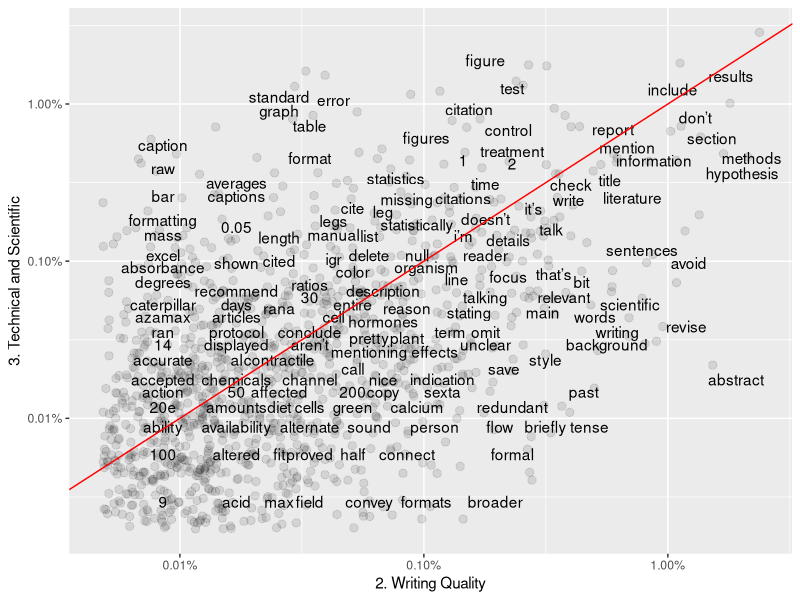
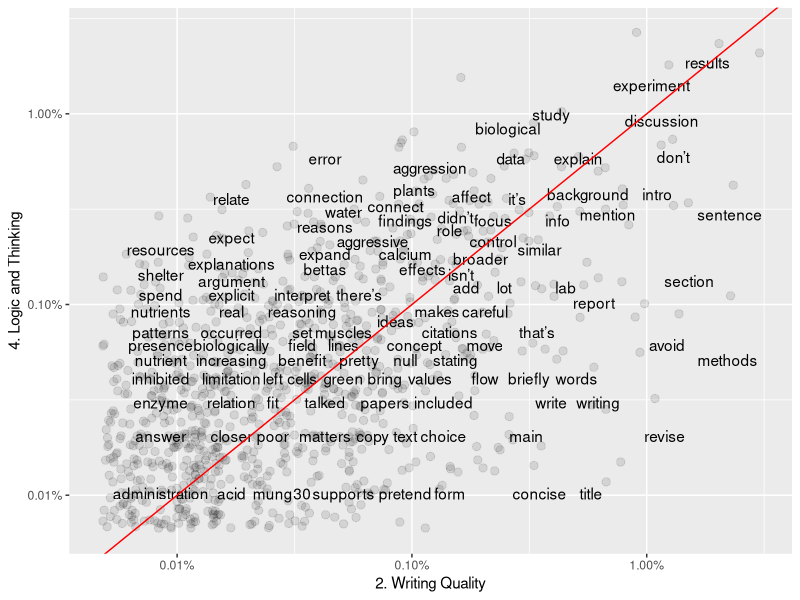
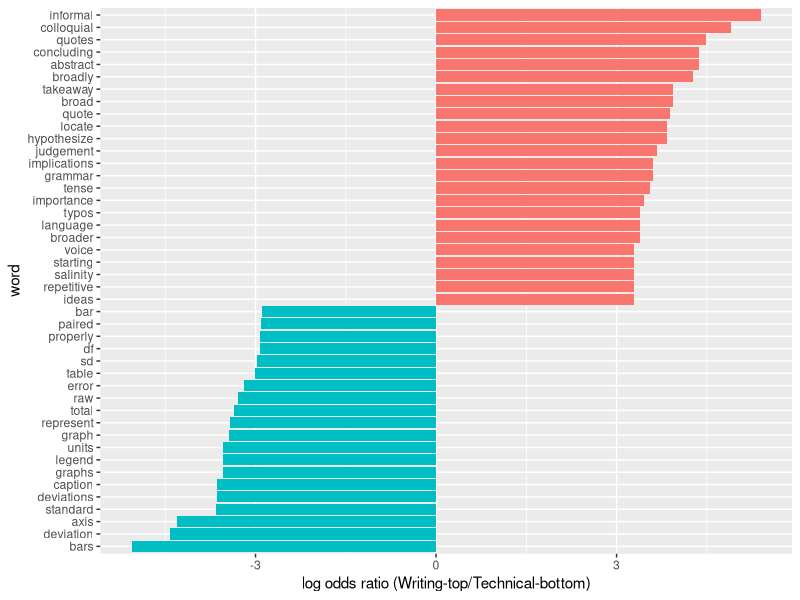
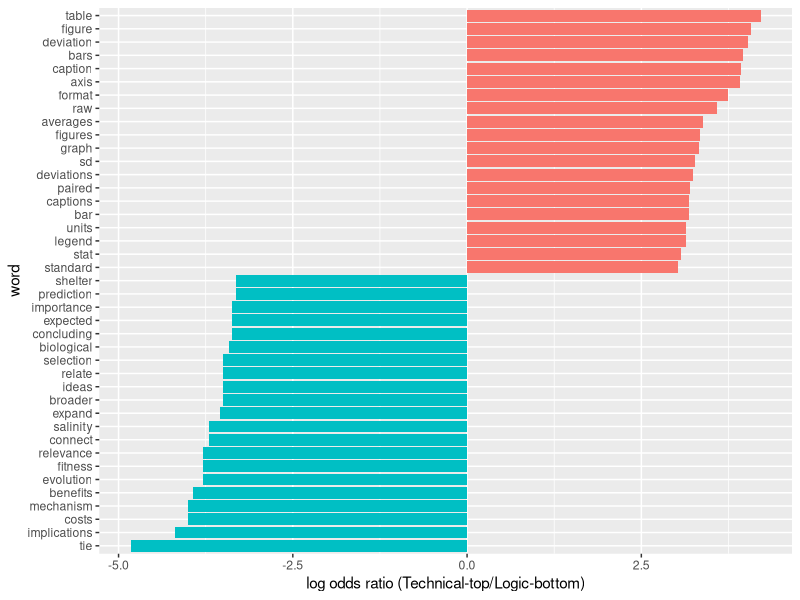
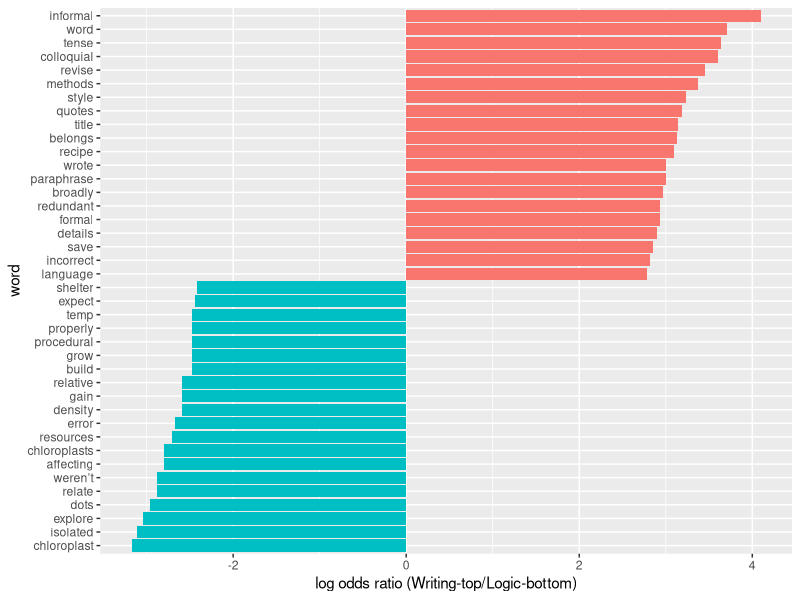
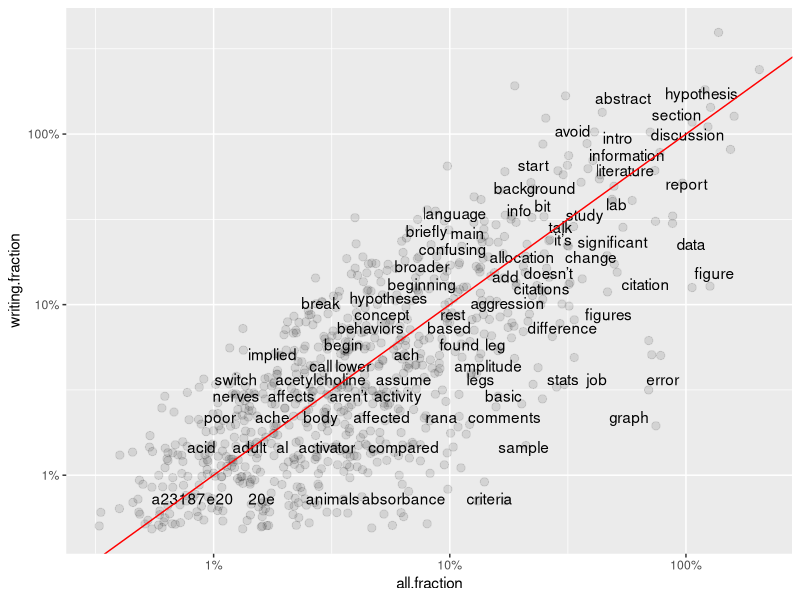
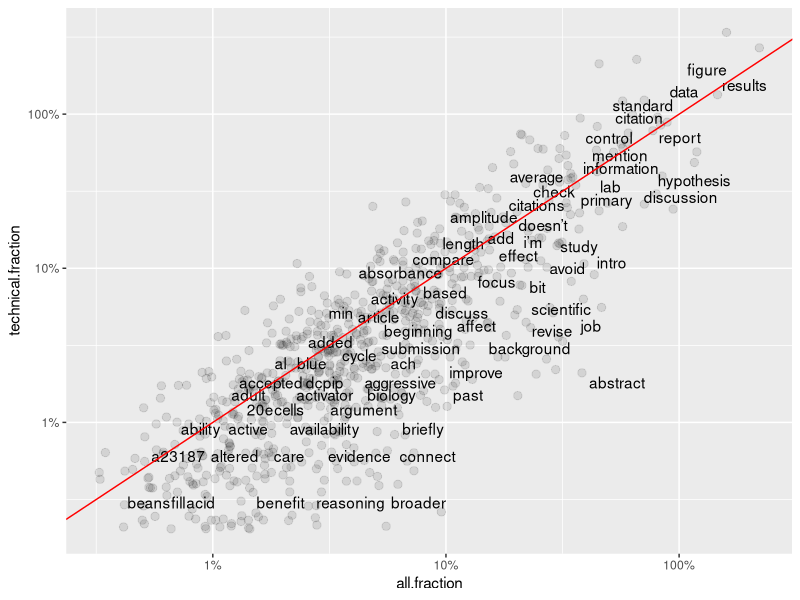
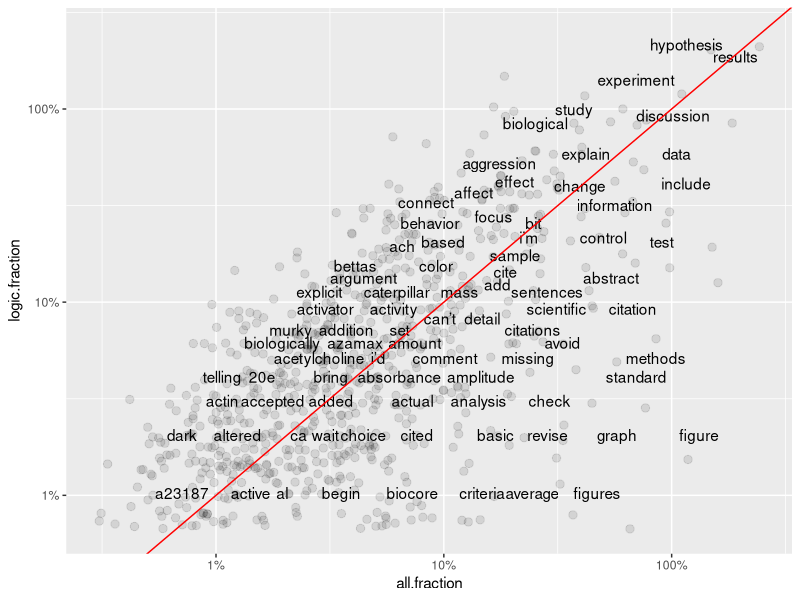

Write R code to recreate these figures, in order.
## ---- chunk 1

## ---- chunk 2
# Call in tidyverse, other required libraries.
library(tidyverse)
library(tidytext)
library(dplyr)
library(tidyr)
library(ggplot2)
library(scales)
## ---- chunk 3
#This block reads in the full CSV into a starting dataframe named "base_data".
#Subsequent analyses call in subsets of "base_data".
base_data <- read_csv(file='data/coded_full_comments_dataset_Spring18anon.csv')
## ---- chunk 4
#"Course" column should only have entries that correspond to 113, 114, 214, NA. 
unique(base_data$course)
## ---- chunk 5
#Entries in "TAs" column should match the anonymous IDs that correspond to the TAs assigned to the relevant courses in the semester being analyzed. 
#If there are incorrect or extra anonymous IDs in this list, the mostly likely source of the error is improper de-identification of the Excel file prior to import.
unique(base_data$ta)
## ---- chunk 6
#"Lab" should only have entries that match the limited keywords in codebook.
unique(base_data$lab)
## ---- chunk 7
#Look at the NUMBER of unique anonymous student IDs. Should be within 10% of (but not more than) the combined enrollment of the 3 target courses for the semester.
unique(base_data$student)
## ---- chunk 8
#Check that the list of "code.subject" topics here matches allowed terms in codebook.
unique(base_data$code.subject)
## ---- chunk 9
#Check that the list of "code.structure" terms extracted from the dataset and displayed here matches allowed terms in codebook.
unique(base_data$code.structure)
## ---- chunk 10
# Isolate table rows to compare. Then reduce larger dataframe to only 2 required columns of data.

frequency_writing <- filter(base_data, code.subject=="2. Writing Quality"|code.subject=="3. Technical and Scientific"|code.subject=="4. Logic and Thinking")
frequency_writing.subcolumns <- frequency_writing %>% select(1, 22:23)
## ---- chunk 11
# Tokenize phrases, remove stop words listed in standard reference file.
base_data_tokenized <- frequency_writing.subcolumns %>% 
  unnest_tokens(word,ta.comment) %>% 
  anti_join(stop_words)

#At this point the dataframe should have "Unique.Record" in column 1, "code.subject" in column 2, and the unnested "word" in column 3. All columns are class = "character". Stop words listed in the "stop_words" R reference data file have been removed.

## ---- chunk 12
#Block below re-organizes the data for comparisons. This pattern sets "2. Writing Quality" as the first dataset, then all other data in remaining columns.
#Groups by code.subject, calculated proportional frequency in each group.
#Final step creates 4 columns: word, 2. Writing Quality, code.subject, proportion
#Stats need this format to be able to compare 2. WQ against other values.
base_data_tokenized_sorted2 <- base_data_tokenized %>% 
  group_by(code.subject) %>%
  count(code.subject, word, sort=TRUE) %>% 
  mutate(proportion = n / sum(n)) %>% 
  select(-n) %>% 
  spread(code.subject, proportion) %>% 
  gather(code.subject, proportion, `3. Technical and Scientific`:`4. Logic and Thinking`)

#The dataframe called "base_data_tokenized_sorted2" is the final 4-column dataframe for statistical analysis. Individual words are in column 1, "2. Writing Quality" frequency is in Column 2, "code.subject" is in column 3, and "proportion" is in column 4. Columns 1 and 3 are class = "character", 2 and 4 are numeric ranges. 

#This structure is needed in order to compare word (in Column 1) frequencies for 2. Writing Quality (Column 2) as Y values against the frequencies of those same words (in Column 4) as X axes. WHICH subset of X values to use is coded in Column 3.
## ---- chunk 13
cor.test(data = base_data_tokenized_sorted2[base_data_tokenized_sorted2$code.subject == "3. Technical and Scientific",], 
         ~ proportion + `2. Writing Quality`)
## ---- chunk 14
cor.test(data = base_data_tokenized_sorted2[base_data_tokenized_sorted2$code.subject == "4. Logic and Thinking",], 
         ~ proportion + `2. Writing Quality`)
## ---- chunk 15
#Create groups by code.subject, calculates proportional frequency in each group.
#Final step creates 5 columns: code.subject, n, word, total, frequency.
base_data_tokenized_sorted2 <- base_data_tokenized %>% 
  group_by(code.subject) %>%
  count(code.subject, word, sort=TRUE) %>% 
  left_join(base_data_tokenized %>% 
  group_by(code.subject) %>% 
  summarise(total = n())) %>%
  mutate(freq = n/total)
## ---- chunk 16
base_data_tokenized_sorted2v3 <- base_data_tokenized_sorted2 %>% 
  select(code.subject, word, freq) %>% 
  spread(code.subject, freq) %>%
  arrange(`2. Writing Quality`,`3. Technical and Scientific`)
## ---- chunk 17
ggplot(base_data_tokenized_sorted2v3, aes(`2. Writing Quality`,`3. Technical and Scientific`)) +
  geom_jitter(alpha = 0.1, size = 2.5, width = 0.25, height = 0.25) +
  geom_text(aes(label = word), check_overlap = TRUE, vjust = 1.5) +
  scale_x_log10(labels = percent_format()) +
  scale_y_log10(labels = percent_format()) +
  geom_abline(color = "red")
  ggsave("Freqplot_3vs2.png", width = 10, height = 6)
## ---- chunk 18
#I can get part way around the problem by re-using the same data and calling a different subset for the Y axis. Want to add comparisons of 3 vs 4, but same tables cannot be created because dataframe keeps breaking when I try to change 2. WQ.

base_data_tokenized_sorted2v4 <- base_data_tokenized_sorted2 %>% 
  select(code.subject, word, freq) %>% 
  spread(code.subject, freq) %>%
  arrange(`2. Writing Quality`,`4. Logic and Thinking`)
## ---- chunk 19
ggplot(base_data_tokenized_sorted2v3, aes(`2. Writing Quality`,`4. Logic and Thinking`)) +
  geom_jitter(alpha = 0.1, size = 2.5, width = 0.25, height = 0.25) +
  geom_text(aes(label = word), check_overlap = TRUE, vjust = 1.5) +
  scale_x_log10(labels = percent_format()) +
  scale_y_log10(labels = percent_format()) +
  geom_abline(color = "red")
  ggsave("Freqplot_4vs2.png", width = 10, height = 6)
## ---- chunk 20
word_ratios2v3 <- base_data_tokenized %>%
  count(word, code.subject) %>%
  group_by(word) %>%
  filter(sum(n) >= 10) %>%
  ungroup() %>%
  spread(code.subject, n, fill = 0) %>%
  mutate_if(is.numeric, funs((. + 1) / (sum(.) + 1))) %>%
  mutate(logratio = log(`2. Writing Quality`/`3. Technical and Scientific`)) %>%
  arrange(desc(logratio))
## ---- chunk 21
word_ratios2v3 %>% 
  arrange(abs(logratio))
## ---- chunk 22
word_ratios2v3 %>%
  group_by(logratio < 0) %>%
  top_n(20, abs(logratio)) %>%
  ungroup() %>%
  mutate(word = reorder(word, logratio)) %>%
  ggplot(aes(word, logratio, fill = logratio < 0)) +
  geom_col(show.legend = FALSE) +
  coord_flip() +
  ylab("log odds ratio (Writing-top/Technical-bottom)") +
  scale_fill_discrete(name = "", labels = c("2. Writing Quality", "3. Technical and Scientific"))
  #ggsave("Logplot_2vs3.png", width = 6, height = 10)

## ---- chunk 23
word_ratios3v4 <- base_data_tokenized %>%
  count(word, code.subject) %>%
  group_by(word) %>%
  filter(sum(n) >= 10) %>%
  ungroup() %>%
  spread(code.subject, n, fill = 0) %>%
  mutate_if(is.numeric, funs((. + 1) / (sum(.) + 1))) %>%
  mutate(logratio = log(`3. Technical and Scientific`/`4. Logic and Thinking`)) %>%
  arrange(desc(logratio))
## ---- chunk 24
word_ratios3v4 %>% 
  arrange(abs(logratio))
## ---- chunk 25
word_ratios3v4 %>%
  group_by(logratio < 0) %>%
  top_n(20, abs(logratio)) %>%
  ungroup() %>%
  mutate(word = reorder(word, logratio)) %>%
  ggplot(aes(word, logratio, fill = logratio < 0)) +
  geom_col(show.legend = FALSE) +
  coord_flip() +
  ylab("log odds ratio (Technical-top/Logic-bottom)") +
  scale_fill_discrete(name = "", labels = c("3. Technical and Scientific","4. Logic and Thinking"))
  #ggsave("Logplot_3vs4.png", width = 6, height = 10)

## ---- chunk 26
word_ratios2v4 <- base_data_tokenized %>%
  count(word, code.subject) %>%
  group_by(word) %>%
  filter(sum(n) >= 10) %>%
  ungroup() %>%
  spread(code.subject, n, fill = 0) %>%
  mutate_if(is.numeric, funs((. + 1) / (sum(.) + 1))) %>%
  mutate(logratio = log(`2. Writing Quality`/`4. Logic and Thinking`)) %>%
  arrange(desc(logratio))
## ---- chunk 27
word_ratios2v4 %>% 
  arrange(abs(logratio))
## ---- chunk 28
word_ratios2v4 %>%
  group_by(logratio < 0) %>%
  top_n(20, abs(logratio)) %>%
  ungroup() %>%
  mutate(word = reorder(word, logratio)) %>%
  ggplot(aes(word, logratio, fill = logratio < 0)) +
  geom_col(show.legend = FALSE) +
  coord_flip() +
  ylab("log odds ratio (Writing-top/Logic-bottom)") +
  scale_fill_discrete(name = "", labels = c("2. Writing Quality", "4. Logic and Thinking"))
  #ggsave("Logplot_2vs4.png", width = 6, height = 10)

## ---- chunk 29
library(dplyr)
library(tidytext)

sortedwords.comments.all <- base_data_tokenized %>%
  filter(!word %in% stop_words$word,
         !word %in% str_remove_all(stop_words$word, "'"),
         str_detect(word, "[a-z]")) %>%
  count(word, word, sort = TRUE) %>%
  ungroup()

#Calculate the number of words in total in the subset
total_words.all <- sortedwords.comments.all %>% 
  summarize(total = sum(n))

#Mutate table to calculate then append fractional word frequency in the text.
sortedwords.comments.all.fraction <- sortedwords.comments.all %>% as_tibble() %>% mutate(
  all.fraction = (n*100)/total_words.all$total
  )
## ---- chunk 30
# Tokenize phrases, remove stop words listed in standard reference file.
base_data_tokenized <- base_data %>% 
  unnest_tokens(word,ta.comment)

# An alternative approach to pulling out stopwords  
sortedwords.comments.all <- base_data_tokenized %>%
  filter(!word %in% stop_words$word,
         !word %in% str_remove_all(stop_words$word, "'"),
         str_detect(word, "[a-z]")) %>%
  count(word, word, sort = TRUE) %>%
  ungroup()

#Calculate the number of words in total in the subset
total_words.all <- sortedwords.comments.all %>% 
  summarize(total = sum(n))

#Mutate table to calculate then append fractional word frequency in the text.
sortedwords.comments.all.fraction <- sortedwords.comments.all %>% as_tibble() %>% mutate(
  all.fraction = (n*100)/total_words.all$total
  )
## ---- chunk 31
#Pull SUBSETs of tokenized data based on code.subject: 
base_data_tokenized.basic <- subset(base_data_tokenized, code.subject == "1. Basic Criteria", select = (1:28))
base_data_tokenized.writing <- subset(base_data_tokenized, code.subject == "2. Writing Quality", select = (1:28))
base_data_tokenized.technical <- subset(base_data_tokenized, code.subject == "3. Technical and Scientific", select = (1:28))
base_data_tokenized.logic <- subset(base_data_tokenized, code.subject == "4. Logic and Thinking", select = (1:28))
base_data_tokenized.praise <- subset(base_data_tokenized, code.subject == "5. Praise or Concern", select = (1:28))
base_data_tokenized.misconduct <- subset(base_data_tokenized, code.subject == "6. Misconduct", select = (1:28))
base_data_tokenized.narrative <- subset(base_data_tokenized, code.subject == "12. Narrative Comments", select = (1:28))
base_data_tokenized.sciname <- subset(base_data_tokenized, code.subject == "Scientific Name", select = (1:28))
## ---- chunk 32
sortedwords.basic <- base_data_tokenized.basic %>%
  filter(!word %in% stop_words$word,
         !word %in% str_remove_all(stop_words$word, "'"),
         str_detect(word, "[a-z]")) %>%
  count(word, word, sort = TRUE) %>%
  ungroup()

#Calculate the number of words in total in the subset
total_words.basic <- sortedwords.basic %>% 
  summarize(total = sum(n))

#Mutate table to calculate then append fractional word frequency in the text.
sortedwords.basic.fraction <- sortedwords.basic %>% as_tibble() %>% mutate(
  basic.fraction = (n*100)/total_words.basic$total
)
## ---- chunk 33
sortedwords.writing <- base_data_tokenized.writing %>%
  filter(!word %in% stop_words$word,
         !word %in% str_remove_all(stop_words$word, "'"),
         str_detect(word, "[a-z]")) %>%
  count(word, word, sort = TRUE) %>%
  ungroup()

#Calculate the number of words in total in the subset
total_words.writing <- sortedwords.writing %>% 
  summarize(total = sum(n))

#Mutate table to calculate then append fractional word frequency in the text.
sortedwords.writing.fraction <- sortedwords.writing %>% as_tibble() %>% mutate(
  writing.fraction = (n*100)/total_words.writing$total
)
## ---- chunk 34
sortedwords.technical <- base_data_tokenized.technical %>%
  filter(!word %in% stop_words$word,
         !word %in% str_remove_all(stop_words$word, "'"),
         str_detect(word, "[a-z]")) %>%
  count(word, word, sort = TRUE) %>%
  ungroup()

#Calculate the number of words in total in the subset
total_words.technical <- sortedwords.technical %>% 
  summarize(total = sum(n))

#Mutate table to calculate then append fractional word frequency in the text.
sortedwords.technical.fraction <- sortedwords.technical %>% as_tibble() %>% mutate(
  technical.fraction = (n*100)/total_words.technical$total
)
## ---- chunk 35
sortedwords.logic <- base_data_tokenized.logic %>%
  filter(!word %in% stop_words$word,
         !word %in% str_remove_all(stop_words$word, "'"),
         str_detect(word, "[a-z]")) %>%
  count(word, word, sort = TRUE) %>%
  ungroup()

#Calculate the number of words in total in the subset
total_words.logic <- sortedwords.logic %>% 
  summarize(total = sum(n))

#Mutate table to calculate then append fractional word frequency in the text.
sortedwords.logic.fraction <- sortedwords.logic %>% as_tibble() %>% mutate(
  logic.fraction = (n*100)/total_words.logic$total
)
## ---- chunk 36
total <- merge(sortedwords.comments.all.fraction,sortedwords.technical.fraction,by="word") 
total2 <- merge(total,sortedwords.writing.fraction,by="word")
total3 <- merge(total2,sortedwords.logic.fraction,by="word")
#rename lines that were possibly confusing
names(total3)[2] <- "all.count"
names(total3)[4] <- "technical.count"
names(total3)[6] <- "writing.count"
names(total3)[8] <- "logic.count"

#Mutate table to calculate then append fractional word frequency in the text.
total4 <- total3 %>% as_tibble() %>% mutate(
  writing.wt = (writing.count *100)/all.count
)

total5 <- total4 %>% as_tibble() %>% mutate(
  technical.wt = (technical.count *100)/all.count
)

total6 <- total5 %>% as_tibble() %>% mutate(
  logic.wt = (logic.count *100)/all.count
)

## ---- chunk 37
ggplot(total6, aes(`all.fraction`,`writing.fraction`)) +
  geom_jitter(alpha = 0.1, size = 2.5, width = 0.25, height = 0.25) +
  geom_text(aes(label = word), check_overlap = TRUE, vjust = 1.5) +
  scale_x_log10(labels = percent_format()) +
  scale_y_log10(labels = percent_format()) +
  geom_abline(color = "red")
## ---- chunk 38
ggplot(total6, aes(`all.fraction`,`technical.fraction`)) +
  geom_jitter(alpha = 0.1, size = 2.5, width = 0.25, height = 0.25) +
  geom_text(aes(label = word), check_overlap = TRUE, vjust = 1.5) +
  scale_x_log10(labels = percent_format()) +
  scale_y_log10(labels = percent_format()) +
  geom_abline(color = "red")
## ---- chunk 39
ggplot(total6, aes(`all.fraction`,`logic.fraction`)) +
  geom_jitter(alpha = 0.1, size = 2.5, width = 0.25, height = 0.25) +
  geom_text(aes(label = word), check_overlap = TRUE, vjust = 1.5) +
  scale_x_log10(labels = percent_format()) +
  scale_y_log10(labels = percent_format()) +
  geom_abline(color = "red")
## ---- chunk 40
ggplot(total6, aes(`technical.fraction`,`writing.fraction`)) +
  geom_jitter(alpha = 0.1, size = 2.5, width = 0.25, height = 0.25) +
  geom_text(aes(label = word), check_overlap = TRUE, vjust = 1.5) +
  scale_x_log10(labels = percent_format()) +
  scale_y_log10(labels = percent_format()) +
  geom_abline(color = "red")
## ---- chunk 41
ggplot(total6, aes(`logic.fraction`,`writing.fraction`)) +
  geom_jitter(alpha = 0.1, size = 2.5, width = 0.25, height = 0.25) +
  geom_text(aes(label = word), check_overlap = TRUE, vjust = 1.5) +
  scale_x_log10(labels = percent_format()) +
  scale_y_log10(labels = percent_format()) +
  geom_abline(color = "red")
## ---- chunk 42
ggplot(total6, aes(`logic.fraction`,`technical.fraction`)) +
  geom_jitter(alpha = 0.1, size = 2.5, width = 0.25, height = 0.25) +
  geom_text(aes(label = word), check_overlap = TRUE, vjust = 1.5) +
  scale_x_log10(labels = percent_format()) +
  scale_y_log10(labels = percent_format()) +
  geom_abline(color = "red")
